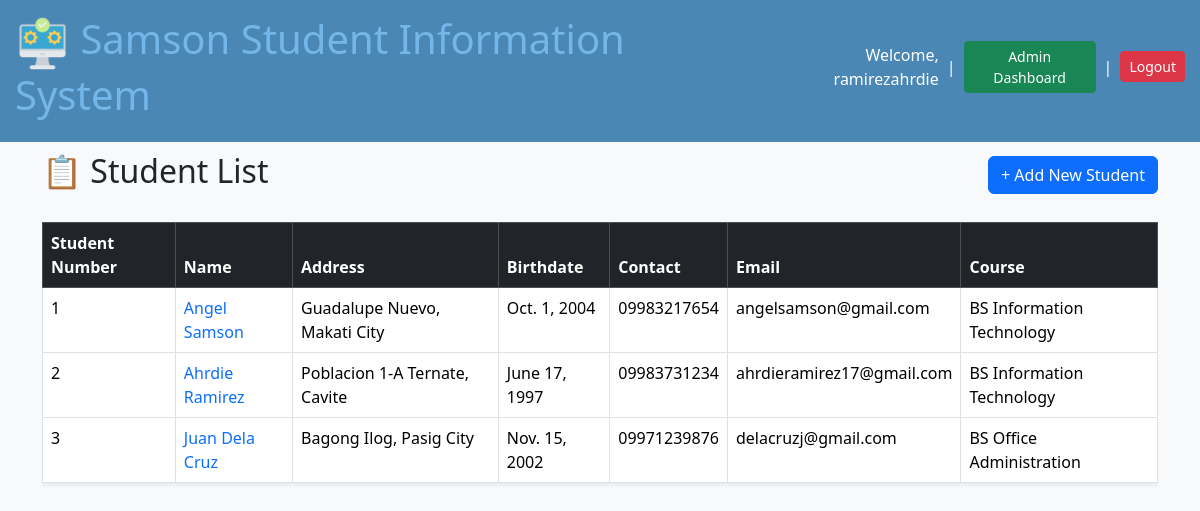
The app's page / (signed in), older data.
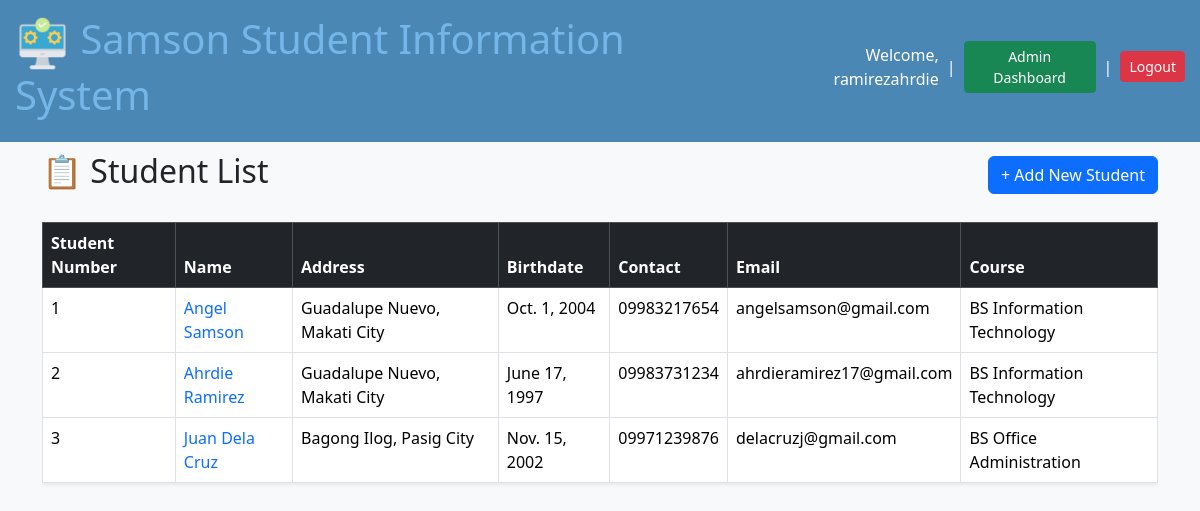
The same page, newer data.
### students/models.py (models this page shows, shortened)
class Student(models.Model):
    student_number = models.CharField(max_length=20, unique=True)
    name = models.CharField(max_length=100)
    address = models.TextField()
    birthdate = models.DateField()
    contact_number = models.CharField(max_length=15)
    email_address = models.EmailField()
    course = models.CharField(max_length=100)

### students/views.py (the view)
# urls.py: path('', views.student_list, name='student_list'),
@login_required
def student_list(request):
    students = Student.objects.all()
    return render(request, 'students/student_list.html', {'students': students})

### students/templates/students/student_list.html (shortened to what this page needs)
{% load static %}
<!DOCTYPE html>
<html lang="en">
<head>
    <link rel="stylesheet" href="{% static 'students/css/bootstrap.min.css' %}">
</head>
<body class="bg-light">
    <div class="container mt-5">
        <div class="main-header">
            <h1><img src="{% static 'students/img.png' %}" alt="logo" height="55px" width="55px">&nbsp;Samson Student Information System</h1>
            <div class="account-details-logout d-flex flex-column align-items-end text-end">
                {% if user.is_authenticated %}
                    <div class="d-flex align-items-center mb-2 gap-2">
                        <span class="text-white">Welcome, {{ user.username }}</span>|
                        {% if user.is_superuser %}
                            <a href="{% url 'admin:index' %}" class="btn btn-success btn-sm">Admin Dashboard</a>|
                        {% endif %}
                        <p class="mb-0">
                            <button class="btn btn-danger btn-sm" type="button" data-bs-toggle="modal" data-bs-target="#logoutModal">
                                Logout
                            </button>
                        </p>
                    </div>
                {% endif %}
            </div>
        </div>
        <br>
        <div class="d-flex justify-content-between align-items-center mb-4">
            <h2>📋 Student List</h2>
            <a href="{% url 'student_create' %}" class="btn btn-primary">+ Add New Student</a>
        </div>
        {% if students %}
            <div class="table-responsive">
                <table class="table table-bordered table-hover bg-white shadow-sm"
                    title="Click the name to view or modify"
                    data-bs-toggle="tooltip">
                    <thead class="table-dark">
                        <tr>
                            <th>Student Number</th>
                            <th>Name</th>
                            <th>Address</th>
                            <th>Birthdate</th>
                            <th>Contact</th>
                            <th>Email</th>
                            <th>Course</th>
                        </tr>
                    </thead>
                    <tbody>
                        {% for student in students %}
                        <tr>
                            <td>{{ student.student_number }}</td>
                            <td>
                                <a href="#"
                                   class="text-decoration-none"
                                   data-bs-toggle="modal"
                                   data-bs-target="#studentModal"
                                   data-id="{{ student.pk }}"
                                   data-name="{{ student.name }}"
                                   data-number="{{ student.student_number }}"
                                   data-address="{{ student.address }}"
                                   data-birthdate="{{ student.birthdate }}"
                                   data-contact="{{ student.contact_number }}"
                                   data-email="{{ student.email_address }}"
                                   data-course="{{ student.course }}">
                                   {{ student.name }}
                                </a>
                            </td>
                            <td>{{ student.address }}</td>
                            <td>{{ student.birthdate }}</td>
                            <td>{{ student.contact_number }}</td>
                            <td>{{ student.email_address }}</td>
                            <td>{{ student.course }}</td>
                        </tr>
                        {% endfor %}
                    </tbody>
                </table>
            </div>
        {% else %}
            <div class="alert alert-info">No students found.</div>
        {% endif %}
    </div>
</body>
</html>

### students/templates/students/student_list.html (style rules this page uses)
h1 { color: #74b6e8; }
.main-header { background-color: #4a87b5; color: white; padding: 15px; position: fixed; display: flex; justify-content: space-between; align-items: center; top: 0; left: 0; width: 100%; z-index: 1000; }
.account-details-logout { padding-left: 15px; gap: 10px; }
body { padding-top: 80px; }

Row changes from the older to the newer data that the page shows:
changed Student "Ahrdie Ramirez": address "Poblacion 1-A Ternate, Cavite" → "Guadalupe Nuevo, Makati City"
